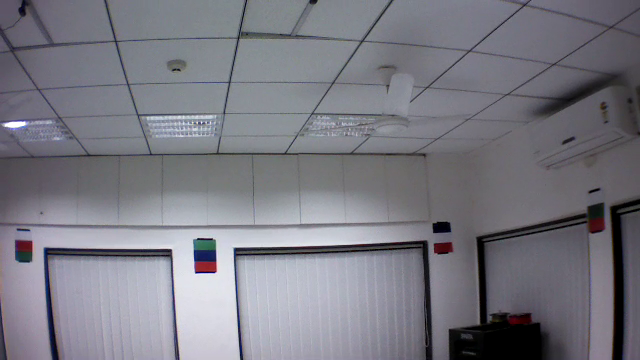
//> input picture labels/src/Data/out1.png, 640 x 360 px
$ ./3poster   (built with g++ and OpenCV 4, older OpenCV classes emulated)
//> lines starting //> are read from the running program, lines starting //| are printed output that depends on the picture; after the words box and inside, x2 and y2 are one past the last pixel; in counts of white or black regions, pixels touching at a corner belong together
#include <iostream>
#include <opencv2/imgproc/imgproc.hpp>
#include <math.h>
#include <opencv2/highgui/highgui.hpp>
#include <image_transport/image_transport.h>
#include <opencv2/core/core.hpp>
#include <opencv2/features2d/features2d.hpp>
#include <opencv2/nonfree/nonfree.hpp>
#include <opencv2/calib3d/calib3d.hpp>
#include <algorithm>

using namespace cv;
using namespace std;

#define PI 3.14159


bool myfunction (int i,int j) { return (i<j); }

float dist(Point2f a1,Point2f a2)
{
  return sqrt(pow(a2.x-a1.x,2)+pow(a2.y-a1.y,2));
}


int detectPoster(std::vector<KeyPoint> KR, std::vector<KeyPoint> KG, std::vector<KeyPoint> KB)
{
    for(int i=0;i<KR.size();i++)
    {
        for(int j=0;j<KB.size();j++)
        {

            for(int k=0;k<KG.size();k++)
            {
                if(dist(KG[k].pt,KB[j].pt)<1.5*KG[k].size && dist(KG[k].pt,KR[i].pt)<1.5*KG[k].size)
                {
                    if(KB[j].pt.y < KR[i].pt.y)
                    {
                        //cout<<"BGR"<<endl;
                        return 5;
                    }
                    else if(KB[j].pt.y > KR[i].pt.y)
                    {
                        //cout<<"RGB"<<endl;
                        return 1;
                    }
                }
                else if(dist(KR[i].pt,KB[j].pt)<1.5*KR[i].size && dist(KG[k].pt,KR[i].pt)<1.5*KR[i].size)
                {
                    if(KB[j].pt.y < KG[k].pt.y)
                    {
                        //cout<<"BRG"<<endl;
                        return 3;
                    }
                }
                else if (dist(KR[i].pt,KB[j].pt)<1.5*KB[j].size && dist(KG[k].pt,KB[j].pt)<1.5*KB[j].size)
                {
                    if(KR[i].pt.y > KG[k].pt.y)
                    {
                       // cout<<"GBR"<<endl;
                        return 8;
                    }
                }
            }
            //cout<<dist(KR[i].pt,KB[j].pt)<<" "<<KR[i].size<<endl;
            if(dist(KR[i].pt,KB[j].pt)<2*KR[i].size)
            {
                if(KB[j].pt.y < KR[i].pt.y)
                {
                    //cout<<"WBR"<<endl;
                    return 6;
                }
                else
                {
                    //cout<<"WRB"<<endl;
                    return 4;
                }
            }
            else if (dist(KR[i].pt,KB[j].pt)<4*KR[i].size)
            {
                if(KB[j].pt.y < KR[i].pt.y)
                {
                    //cout<<"BWR"<<endl;
                    return 9;
                }
                else
                {
                    //cout<<"RWB"<<endl;
                    return 0;
                }
            }
        }
        for(int k=0;k<KG.size();k++)
        {
            if(dist(KG[k].pt,KR[i].pt)<2*KG[k].size)
            {
                if(KR[i].pt.y < KG[k].pt.y)
                {
                    //cout<<"WRG"<<endl;
                    return 7;
                }
                else
                {
                    //cout<<"WGR"<<endl;
                    return 10;
                }
            }
            else if (dist(KG[k].pt,KR[i].pt)<4*KG[k].size)
            {
                if(KR[i].pt.y > KG[i].pt.y)
                {
                    //cout<<"GWR"<<endl;
                    return 13;
                }
            }
        }
    }
    for(int j=0;j<KB.size();j++)
    {
        for(int k=0;k<KG.size();k++)
        {
            if(dist(KG[k].pt,KB[j].pt)<1.5*KG[k].size)
            {
                if(KB[j].pt.y < KG[k].pt.y)
                {
                    //cout<<"WBG"<<endl;
                    return 12;
                }
                else
                {
                    //cout<<"WGB"<<endl;
                    return 11;
                }
            }
            else if (dist(KG[k].pt,KB[j].pt)<4*KG[k].size)
            {
                if(KB[j].pt.y > KG[k].pt.y)
                {
                    //cout<<"GWB"<<endl;
                    return 2;
                }
            }
        }

    }
return -1;
}

int main()
  {

        Mat srcred1,srcred2,srcred,srcdark,srcblue,srcgreen,srcwhite;
        Mat detectionImgFull,detectionImg;
        Mat detectionImgHSV,detectionImgGray;

        detectionImg=imread("Data/out1.png",CV_LOAD_IMAGE_COLOR);
//> detectionImg is the input picture: 360 rows x 640 cols, CV_8UC3; mean B, G, R 129.8, 121, 121.4
        detectionImgFull=detectionImg;

        cvtColor(detectionImg,detectionImgHSV,CV_BGR2HSV);
//> detectionImgHSV: 360 rows x 640 cols, CV_8UC3; mean H, S, V 115.9, 24.7, 130.4
        cvtColor(detectionImg,detectionImgGray,CV_BGR2GRAY);

        inRange(detectionImgHSV,Scalar(0,40,40),Scalar(4,255,255),srcred1);
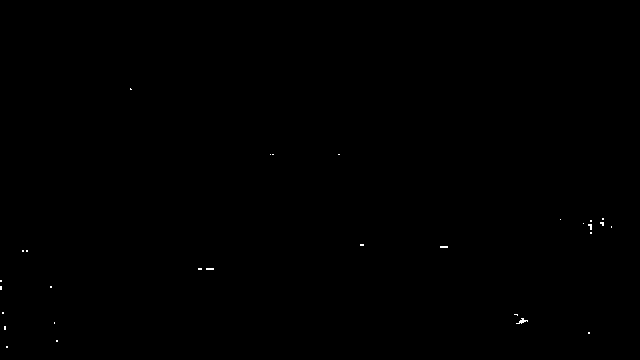
//> srcred1: 360 rows x 640 cols, CV_8UC1; 0.08% white in thin lines or dots, all inside (x1, y1, x2, y2) = (0, 88, 612, 348)
        inRange(detectionImgHSV,Scalar(170,40,40),Scalar(180,255,255),srcred2);
//> srcred2: 360 rows x 640 cols, CV_8UC1; 0.35% white; 32 white regions (27 under 20 px), largest, box (x1, y1, x2, y2) and area: (196, 262, 218, 272) 192, (434, 242, 454, 254) 150, (590, 218, 604, 232) 130, (20, 242, 34, 252) 128, (508, 318, 522, 324) 60
        bitwise_or(srcred1,srcred2,srcred);
//> srcred: 360 rows x 640 cols, CV_8UC1; 0.43% white; 37 white regions (31 under 20 px), largest, box (x1, y1, x2, y2) and area: (196, 262, 218, 272) 216, (586, 218, 604, 234) 178, (434, 242, 454, 254) 166, (20, 242, 34, 252) 136, (508, 318, 528, 324) 95, (0, 280, 2, 294) 28

        inRange(detectionImgHSV,Scalar(55,40,20),Scalar(82,255,255),srcgreen);
//> srcgreen: 360 rows x 640 cols, CV_8UC1; 0.11% white; 15 white regions (12 under 20 px), largest, box (x1, y1, x2, y2) and area: (198, 240, 216, 250) 148, (20, 252, 32, 258) 40, (594, 212, 602, 218) 26
        inRange(detectionImgHSV,Scalar(108,40,20),Scalar(132,255,255),srcblue);
//> srcblue: 360 rows x 640 cols, CV_8UC1; 3.8% white; 454 white regions (385 under 20 px), largest, box (x1, y1, x2, y2) and area: (0, 54, 87, 152) 1193, (44, 247, 158, 360) 902, (234, 248, 258, 360) 363

        inRange(detectionImgGray,0,99,srcdark);
//> srcdark: 360 rows x 640 cols, CV_8UC1; 22% white; 214 white regions (190 under 20 px), largest, box (x1, y1, x2, y2) and area: (0, 0, 640, 360) 41318, (234, 240, 435, 360) 2940, (44, 248, 179, 360) 1873
        inRange(detectionImgGray,100,255,srcwhite);

        bitwise_and(srcdark,srcblue,srcblue);
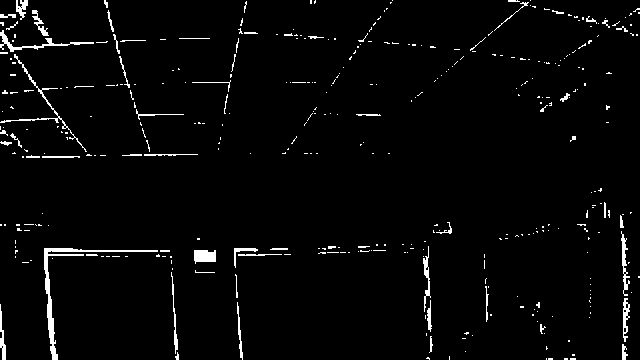
//> srcblue: 360 rows x 640 cols, CV_8UC1; 2.8% white in thin lines or dots
        bitwise_and(srcdark,srcgreen,srcgreen);
//> srcgreen: 360 rows x 640 cols, CV_8UC1; 0.11% white; 15 white regions (12 under 20 px), largest, box (x1, y1, x2, y2) and area: (198, 240, 216, 250) 137, (20, 252, 32, 258) 40, (594, 212, 602, 218) 26

        SimpleBlobDetector::Params params;

        params.filterByColor = true;
        params.blobColor = 255;
        params.minThreshold = 200;
        params.filterByArea = true;
        params.minArea = 50;
        params.filterByCircularity = false;
        params.filterByConvexity = true;
        params.minConvexity = 0.30;
        params.filterByInertia = true;
        params.maxInertiaRatio = 0.8;

        SimpleBlobDetector detector(params);

        std::vector<KeyPoint> keypointsred,keypointsblue,keypointsgreen;

        detector.detect( srcred, keypointsred);
//> keypointsred = 4 keypoints; (x, y, size): (207, 267, 17.3), (443, 247, 15.7), (596, 224, 14.4), (26, 247, 12.7)
        detector.detect( srcblue, keypointsblue);
//> keypointsblue = 1 keypoint; (x, y, size): (204, 256, 19.3)
        detector.detect( srcgreen, keypointsgreen);
//> keypointsgreen = 1 keypoint; (x, y, size): (206, 246, 13.9)

        Mat im_with_keypoints_red,im_with_keypoints_white,im_with_keypoints_green,im_with_keypoints_blue;

        drawKeypoints( detectionImg, keypointsred, im_with_keypoints_red, Scalar(0,0,255), DrawMatchesFlags::DRAW_RICH_KEYPOINTS );
        drawKeypoints( detectionImg, keypointsblue, im_with_keypoints_blue, Scalar(0,0,255), DrawMatchesFlags::DRAW_RICH_KEYPOINTS );
        drawKeypoints( detectionImg, keypointsgreen, im_with_keypoints_green, Scalar(0,0,255), DrawMatchesFlags::DRAW_RICH_KEYPOINTS );


        //imshow("keypointsR", im_with_keypoints_red);
        //imshow("keypointsG", im_with_keypoints_green);
        //imshow("keypointsB", im_with_keypoints_blue);

        std::vector<float> keypointsall;
        for(int l=0;l<keypointsred.size();l++)
            keypointsall.push_back(keypointsred[l].pt.x);
//> this loop made 4 passes
        for(int l=0;l<keypointsgreen.size();l++)
            keypointsall.push_back(keypointsgreen[l].pt.x);
//> this loop made 1 pass
        for(int l=0;l<keypointsblue.size();l++)
            keypointsall.push_back(keypointsblue[l].pt.x);

        for(int l=0;l<keypointsall.size();l++)
            cout<<keypointsall[l]<<endl;
//> this loop made 6 passes
//| 206.681
//| 443.002
//| 26.3275
//| 595.853
//| 206.171
//| 204.145


        int i=0;
        float temp=-1;
        int count=0;
        int marker[3];
        float xValues[3];
        Mat posters[3];
        while(i<520)
        {

            int k=i+120;
            int num=0;
            for (int j=0;j<keypointsall.size();j++)
            {
                if(keypointsall[j]<k && keypointsall[j]>i)
                {
                    num++;
                    temp=keypointsall[j];
                }

            }
            if (num>=2)
            {
                Rect newROI(i,0,120,360);
                cout<<i<<endl;
                xValues[count]=temp;
                detectionImg=detectionImgFull(newROI);
                posters[count]=detectionImg;

                cvtColor(detectionImg,detectionImgHSV,CV_BGR2HSV);
                cvtColor(detectionImg,detectionImgGray,CV_BGR2GRAY);

                inRange(detectionImgHSV,Scalar(0,40,40),Scalar(4,255,255),srcred1);
                inRange(detectionImgHSV,Scalar(170,40,40),Scalar(180,255,255),srcred2);
                bitwise_or(srcred1,srcred2,srcred);

                inRange(detectionImgHSV,Scalar(55,40,20),Scalar(82,255,255),srcgreen);
                inRange(detectionImgHSV,Scalar(108,40,20),Scalar(132,255,255),srcblue);

                inRange(detectionImgGray,0,99,srcdark);
                inRange(detectionImgGray,100,255,srcwhite);

                bitwise_and(srcdark,srcblue,srcblue);
                bitwise_and(srcdark,srcgreen,srcgreen);


                SimpleBlobDetector::Params Hparams;

                Hparams.filterByColor = true;
                Hparams.blobColor = 255;
                Hparams.minThreshold = 200;
                Hparams.filterByArea = true;
                Hparams.minArea = 50;
                Hparams.filterByCircularity = false;
                Hparams.filterByConvexity = true;
                Hparams.minConvexity = 0.30;
                Hparams.filterByInertia = true;
                Hparams.maxInertiaRatio = 0.8;

                SimpleBlobDetector Hdetector(Hparams);

                std::vector<KeyPoint> Hkeypointsred,Hkeypointsblue,Hkeypointsgreen;

                Hdetector.detect( srcred, Hkeypointsred);
                Hdetector.detect( srcblue, Hkeypointsblue);
                Hdetector.detect( srcgreen, Hkeypointsgreen);

                marker[count]=detectPoster(Hkeypointsred,Hkeypointsgreen,Hkeypointsblue);

                count++;
                i=i+120;
            }
            else
            {
                i=i+20;
            }
            if(count==3)
            {
                if ((marker[1]-marker[0]==1) || (marker[2]-marker[1]==1))
                {
                    int k2=marker[1];
                    int k1=(k2-1)%14;
                    int k3=(k2+1)%14;
                    cout<<xValues[0]<<" "<<xValues[1]<<" "<<xValues[2]<<endl;

                }

                break;
            }
        }
//> this loop made 21 passes
//> (num, temp, Hkeypointsred, Hkeypointsblue, Hkeypointsgreen) on pass 6: (3, 204.1, 1 keypoint; (x, y, size): (107, 267, 17.3), 1 keypoint; (x, y, size): (104, 256, 19.3), 1 keypoint; (x, y, size): (106, 246, 13.9))
//> (num, temp) on passes 1, 2, 3, 4, 5, 7: (1, 26.33), (1, 26.33), (0, 26.33), (0, 26.33), (0, 26.33), (0, 204.1)
//> detectionImg: 360 rows x 120 cols, CV_8UC3
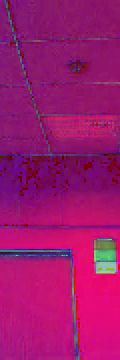
//> detectionImgHSV: 360 rows x 120 cols, CV_8UC3; mean B, G, R 110.1, 23.4, 156.6
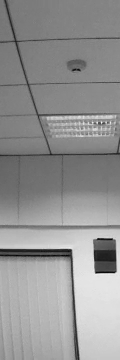
//> detectionImgGray: 360 rows x 120 cols, CV_8UC1; min 3, max 247, mean 147.2
//> srcred1: 360 rows x 120 cols, CV_8UC1; 0.06% white in thin lines or dots, all inside (x1, y1, x2, y2) = (30, 88, 114, 270)
//> srcred2: 360 rows x 120 cols, CV_8UC1; 0.45% white; 2 white regions (1 under 20 px), largest, box (x1, y1, x2, y2) and area: (96, 262, 118, 272) 192
//> srcred: 360 rows x 120 cols, CV_8UC1; 0.51% white; 3 white regions (2 under 20 px), largest, box (x1, y1, x2, y2) and area: (96, 262, 118, 272) 216
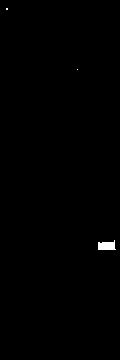
//> srcgreen: 360 rows x 120 cols, CV_8UC1; 0.33% white; 3 white regions (2 under 20 px), largest, box (x1, y1, x2, y2) and area: (98, 240, 116, 250) 137
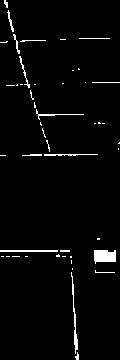
//> srcblue: 360 rows x 120 cols, CV_8UC1; 2.8% white; 47 white regions (31 under 20 px), largest, box (x1, y1, x2, y2) and area: (94, 250, 116, 264) 253, (71, 272, 78, 354) 153, (0, 250, 58, 252) 116
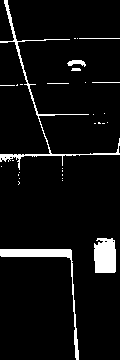
//> srcdark: 360 rows x 120 cols, CV_8UC1; 6.1% white; 31 white regions (23 under 20 px), largest, box (x1, y1, x2, y2) and area: (0, 0, 120, 170) 853, (0, 249, 79, 360) 810, (94, 238, 116, 273) 704
//> after the loop, temp = 595.9


        cv::waitKey(0);
  }

$ run again, with labels/src/Data/out13.png copied over labels/src/Data/out1.png
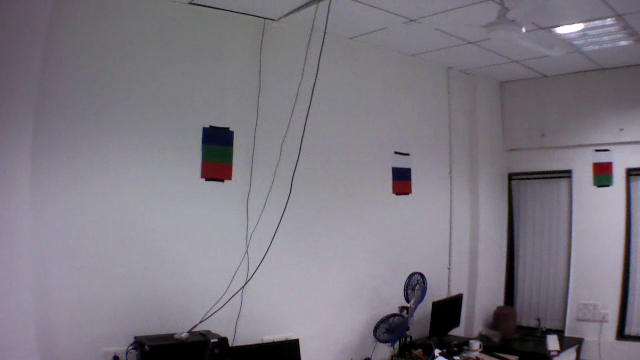
//> input picture labels/src/Data/out13.png, 640 x 360 px
//> detectionImg is the input picture: 360 rows x 640 cols, CV_8UC3; mean B, G, R 129.5, 120.1, 125
//> `bitwise_and(srcdark,srcblue,srcblue);`:
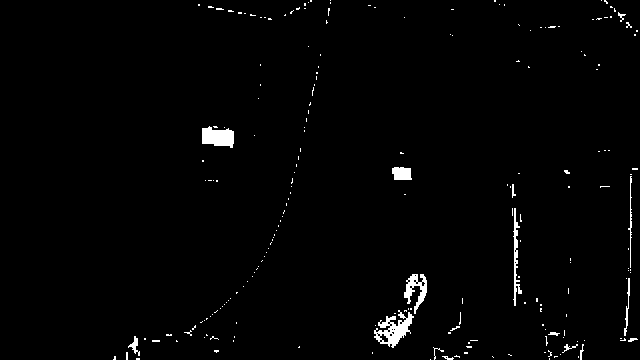
//> srcblue: 360 rows x 640 cols, CV_8UC1; 1.5% white; 214 white regions (198 under 20 px), largest, box (x1, y1, x2, y2) and area: (374, 310, 414, 348) 665, (202, 126, 234, 148) 519, (404, 274, 427, 314) 409
//> keypointsred = 3 keypoints; (x, y, size): (218, 171, 27.6), (402, 187, 18.5), (602, 168, 16.1)
//> keypointsblue = 4 keypoints; (x, y, size): (393, 330, 29.9), (218, 137, 27.5), (401, 173, 16.8), (134, 345, 11.6)
//> keypointsgreen = 2 keypoints; (x, y, size): (218, 154, 24), (603, 180, 13.2)
//> the loop `for(int l=0;l<keypointsred.size();l++)` made 3 passes
//> the loop `for(int l=0;l<keypointsgreen.size();l++)` made 2 passes
//> the loop `for(int l=0;l<keypointsblue.size();l++)` made 4 passes
//> the loop `for(int l=0;l<keypointsall.size();l++)` made 9 passes
//| 401.528
//| 602.349
//| 217.527
//| 603.145
//| 218.018
//> (output is shown up to pass 5 of 9)
//> the loop `while(i<520)` made 16 passes
//> (num, temp, Hkeypointsred, Hkeypointsblue, Hkeypointsgreen, k2, k1, k3) on pass 16: (2, 603.1, 1 keypoint; (x, y, size): (102, 168, 16.1), 0 keypoints, 1 keypoint; (x, y, size): (103, 180, 13.2), 6, 5, 7)
//> (printed output is left out)
//> after the loop `while(i<520)`:
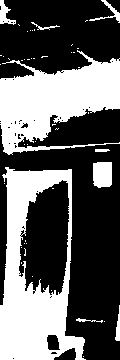
//> srcdark: 360 rows x 120 cols, CV_8UC1; 38% white; 48 white regions (39 under 20 px), largest, box (x1, y1, x2, y2) and area: (0, 167, 86, 360) 8230, (0, 50, 120, 155) 7076, (93, 162, 112, 188) 463
//> after the loop `while(i<520)`: temp = 603.1
